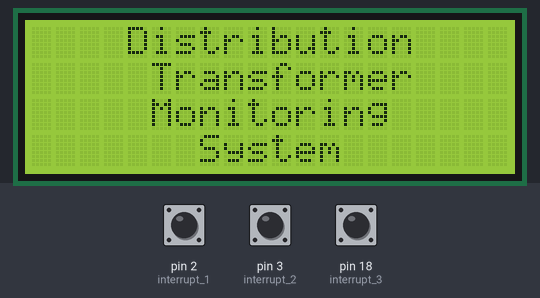
A program run on a simulated Arduino Mega 2560, built with avr-gcc and run on an emulated ATmega2560. Parts: 20×4 character LCD. Inputs (shaded band) come from the test bench; at power-on: pin 2 (interrupt_1) LOW, pin 3 (interrupt_2) LOW, pin 18 (interrupt_3) LOW. The local clock reads 2024-03-15 10:24:30 at power-on unless the program sets it; the modem accepts every AT command (registered, SIM ready, sends succeed) and sends nothing else; what the program prints to the serial monitor is not drawn.

Above: at 0.3 s.
At 2.6 s:
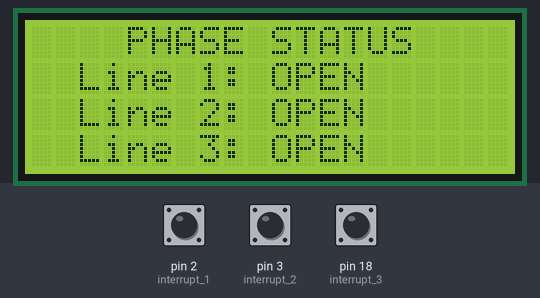

The program:

main.cpp
```cpp
#include <Arduino.h>
#include <Wire.h>
#include <LiquidCrystal_I2C.h>
#include "RTClib.h"

RTC_DS1307 rtc;
LiquidCrystal_I2C lcd = LiquidCrystal_I2C(0x27, 20, 4);
char daysOfTheWeek[7][12] = {"Sunday", "Monday", "Tuesday", "Wednessday", "Thursday", "Friday", "Saturday"};


int interrupt_1 = 2;
int interrupt_2 = 3;
int interrupt_3 = 18;
volatile int extEvent = 0;
String phoneToSMS = "07064952721";
//String phoneToSMS = "08074716528";


void setup() {
  // put your setup code here, to run once:

  Serial.begin(9600);
  Serial3.begin(19200);

  lcd.init();
  lcd.backlight();

  pinMode(interrupt_1, INPUT);
  pinMode(interrupt_2, INPUT);
  pinMode(interrupt_3, INPUT);

if (! rtc.begin()) {
    Serial.println ("Could not access Real Time Clock");
    lcd.clear();
    lcd.setCursor(2, 1);
    lcd.print("Could not access");
    lcd.setCursor(2, 2);
    lcd.print("Real Time Clock");
    while (1);
  }

  if (! rtc.isrunning()) {Serial.println("RTC is NOT running!");
    lcd.clear();
    lcd.setCursor(2, 1);
    lcd.print("RTC is NOT running!");

  }
  // we can manual set the RTC to the date and time or automatically set it with computer time with the sketch below
  //     rtc.adjust(DateTime(2020, 9, 14, 2, 44, 0));
      rtc.adjust(DateTime(F(__DATE__), F(__TIME__)));


  attachInterrupt(digitalPinToInterrupt(interrupt_1), red, CHANGE);
  attachInterrupt(digitalPinToInterrupt(interrupt_2), green, CHANGE);
  attachInterrupt(digitalPinToInterrupt(interrupt_3), blue, CHANGE);

 while (!checkSIMModule()) {
    Serial.println("SIM Module is not responding");
    Serial.println();
    lcd.clear();
    lcd.setCursor(2, 1);
    lcd.print("SIM Module is not responding");
    delay(2000);
//    resetSim800();
  }
//  waitToNetCom();

  intialize();

  Serial.println("Initialization Completed");
  lcd.clear();
  lcd.setCursor(4, 0);
  lcd.print("Distribution");
  lcd.setCursor(5, 1);
  lcd.print("Transformer");
  lcd.setCursor(5, 2);
  lcd.print("Monitoring");
  lcd.setCursor(7, 3);
  lcd.print("System");
  delay(2000);
  lcd.clear();


}

void loop() {
  // put your main code here, to run repeatedly:

  if (extEvent == 1) {
    delay(250);

    int interrupt1State = digitalRead(interrupt_1);
    int interrupt2State = digitalRead(interrupt_2);
    int interrupt3State = digitalRead(interrupt_3);
    //    String stateOfRed = (interrupt1State == 1) ? ("OPEN") : ("CLOSE");
    //    String stateOfGreen = (interrupt2State == 1) ? ("OPEN") : ("CLOSE");
    //    String stateOfBlue = (interrupt3State == 1) ? ("OPEN") : ("CLOSE");

    String stateOfRed = (interrupt1State == 1) ? ("CLOSE") : ("OPEN");
    String stateOfGreen = (interrupt2State == 1) ? ("CLOSE") : ("OPEN");
    String stateOfBlue = (interrupt3State == 1) ? ("CLOSE") : ("OPEN");

    String eventTimeStamp = currentTimeStamp();

    //Print out to Serial Monitor
    Serial.println("CURRENT PHASE STATUS. ");
    Serial.println(eventTimeStamp);
    Serial.print("Line 1: ");
    Serial.print(stateOfRed);
    Serial.print(" | ");
    Serial.print("Line 2: ");
    Serial.print(stateOfGreen);
    Serial.print(" | ");
    Serial.print("Line 3: ");
    Serial.print(stateOfBlue);
    Serial.println();

    // Display on 20 x 4 LCD
    lcd.clear();
    lcd.setCursor(4, 0);
    lcd.print("PHASE STATUS");
    lcd.setCursor(2, 1);
    lcd.print("Line 1:");
    lcd.setCursor(10, 1);
    lcd.print(stateOfRed);
    lcd.setCursor(2, 2);
    lcd.print("Line 2:");
    lcd.setCursor(10, 2);
    lcd.print(stateOfGreen);
    lcd.setCursor(2, 3);
    lcd.print("Line 3:");
    lcd.setCursor(10, 3);
    lcd.print(stateOfBlue);
    delay(50);


    //Build up the message to send via SMS
    String messageToServer = "CURRENT PHASE STATUS.\r ";
    messageToServer += eventTimeStamp;
    messageToServer += "\r";
    messageToServer += "Line 1: ";
    messageToServer += stateOfRed;
    messageToServer += "\r";
    messageToServer += "Line 2: ";
    messageToServer += stateOfGreen;
    messageToServer += "\r";
    messageToServer += "Line 3: ";
    messageToServer += stateOfBlue;

    sendSMS(messageToServer, phoneToSMS);

    extEvent = 0;
  }


}

void red() {
  extEvent = 1;
}


void green() {
  extEvent = 1;
}

void blue() {
  extEvent = 1;
}

void intialize() {
  extEvent = 1;
}

void sendSMS(String message, String number)
{
  String numb = "AT+CMGS=";
  numb += "\"" + number + "\"";
  numb += "\r";
  while (!checkSIMModule()) {
    Serial.println("SIM MODULE is not responding");
    Serial.println();
    delay(2000);
    //resetSim800();
  }
  Serial3.println("AT\r");
  delay(1000);
  Serial3.println("AT+CMGF=1\r");
  delay(1000);
  Serial3.println(numb);
  delay(1000);
  Serial3.println(message);
  delay(1000);
  Serial3.println((char)26);
  delay(250);
  serialEvent();
}

void serialEvent() {
  while (Serial.available())
  {
    Serial3.write(Serial.read());//Forward what Serial received to Software Serial Port
  }
  while (Serial3.available())
  {
    Serial.write(Serial3.read());//Forward what Software Serial received to Serial Port
  }
}

String currentTimeStamp() {
  DateTime now = rtc.now();
  String day = String(now.day());
  String month = String(now.month());
  String year = String(now.year());
  String hour = String(now.hour());
  String minute = String(now.minute());
  String second = String(now.second());

  String timeStamp = day;
  timeStamp += ("/");
  timeStamp += month;
  timeStamp += ("/");
  timeStamp += year;
  timeStamp += (" ");
  timeStamp += hour;
  timeStamp += (":");
  timeStamp += minute;
  timeStamp += (":");
  timeStamp += second;

  return timeStamp;
}

bool checkSIMModule() {
  //Serial3.begin(9600);
  while (Serial3.available() > 0)
    Serial3.read();
  Serial3.print("AT\r");
  delay(100);
  if (Serial3.available() > 0) {
    Serial3.read();
    return true;
    serialEvent();
  }
  else
    return false;
}

void waitToNetCom() {
  Serial.println("Waiting to Connect SIM to Network");
  Serial.println();
  do {
    Serial3.print("AT+COPS?\r");
  } while (Serial3.readString().indexOf("+COPS: 0,0,\"") == -1);
}
```

Measured:
- what the display in image 0 shows lasts 2.0 s, from 0.2 s to 2.2 s
